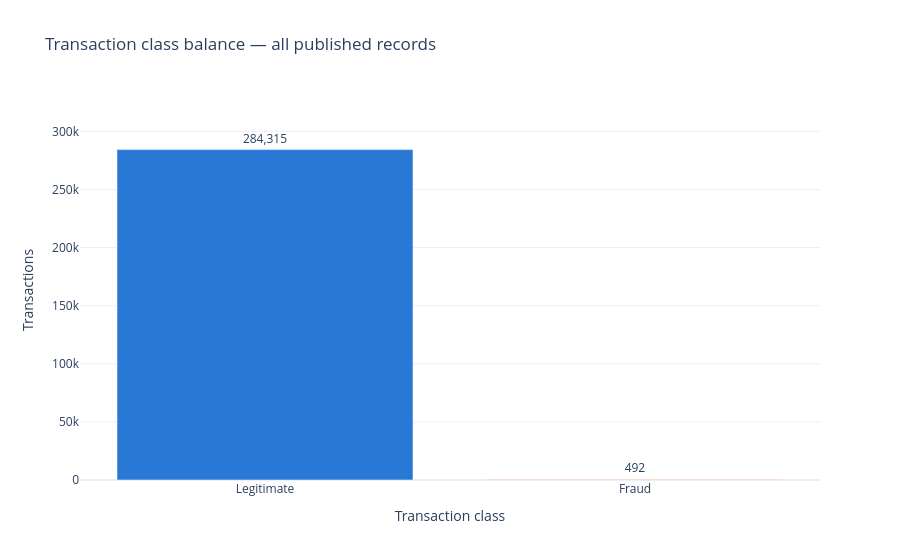

Notebook code cell kept with this figure:
### Markdown cell above
## Target distribution

Count the published labels before choosing model metrics. Records are retained, including exact duplicates.

### Code cell
# Target distribution: 0 = legitimate, 1 = fraud
assert df["Class"].isin([0, 1]).all(), "Unexpected target labels"
class_counts = df["Class"].value_counts().reindex([0, 1], fill_value=0)
class_summary = pd.DataFrame({
    "class": ["Legitimate", "Fraud"],
    "transactions": class_counts.to_numpy(),
    "share_pct": class_counts.to_numpy() / len(df) * 100,
})
display(class_summary)

fraud_count = int(class_counts.loc[1])
legitimate_count = int(class_counts.loc[0])
print(f"Fraud prevalence: {fraud_count / len(df):.4%}")
print(f"Legitimate transactions per fraud: {legitimate_count / fraud_count:,.1f}")
print(f"Always predicting legitimate: {legitimate_count / len(df):.4%} accuracy, 0% fraud recall")

fig = px.bar(
    class_summary,
    x="class",
    y="transactions",
    color="class",
    text="transactions",
    color_discrete_map={"Legitimate": "#2a78d6", "Fraud": "#eb6834"},
    labels={"class": "Transaction class", "transactions": "Transactions"},
    title="Transaction class balance — all published records",
    template="plotly_white",
)
fig.update_traces(texttemplate="%{text:,}", textposition="outside", cliponaxis=False)
fig.update_layout(showlegend=False, yaxis_range=[0, legitimate_count * 1.15])
fig.show()

### Figure 1 — Plotly figure (JSON) as saved in the notebook; plotly's stock layout.template omitted (floating-point values rounded to 4 significant figures)
{"data": [{"cliponaxis": false, "hovertemplate": "Transaction class=%{x}<br>Transactions=%{text}<extra></extra>", "legendgroup": "Legitimate", "marker": {"color": "#2a78d6", "pattern": {"shape": ""}}, "name": "Legitimate", "orientation": "v", "showlegend": true, "text": [284300.0], "textposition": "outside", "texttemplate": "%{text:,}", "type": "bar", "x": ["Legitimate"], "xaxis": "x", "y": [284315], "yaxis": "y"}, {"cliponaxis": false, "hovertemplate": "Transaction class=%{x}<br>Transactions=%{text}<extra></extra>", "legendgroup": "Fraud", "marker": {"color": "#eb6834", "pattern": {"shape": ""}}, "name": "Fraud", "orientation": "v", "showlegend": true, "text": [492.0], "textposition": "outside", "texttemplate": "%{text:,}", "type": "bar", "x": ["Fraud"], "xaxis": "x", "y": [492], "yaxis": "y"}], "layout": {"barmode": "relative", "legend": {"title": {"text": "Transaction class"}, "tracegroupgap": 0}, "showlegend": false, "title": {"text": "Transaction class balance — all published records"}, "xaxis": {"anchor": "y", "categoryarray": ["Legitimate", "Fraud"], "categoryorder": "array", "domain": [0, 1], "title": {"text": "Transaction class"}}, "yaxis": {"anchor": "x", "domain": [0, 1], "range": [0, 327000.0], "title": {"text": "Transactions"}}}}
